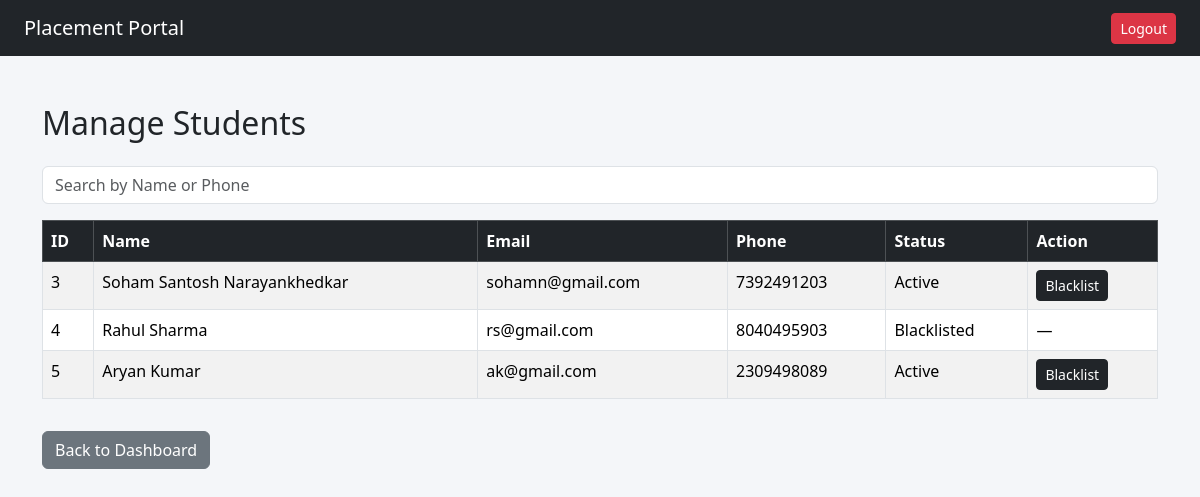
Before: /admin/students (signed in) with the older database file.
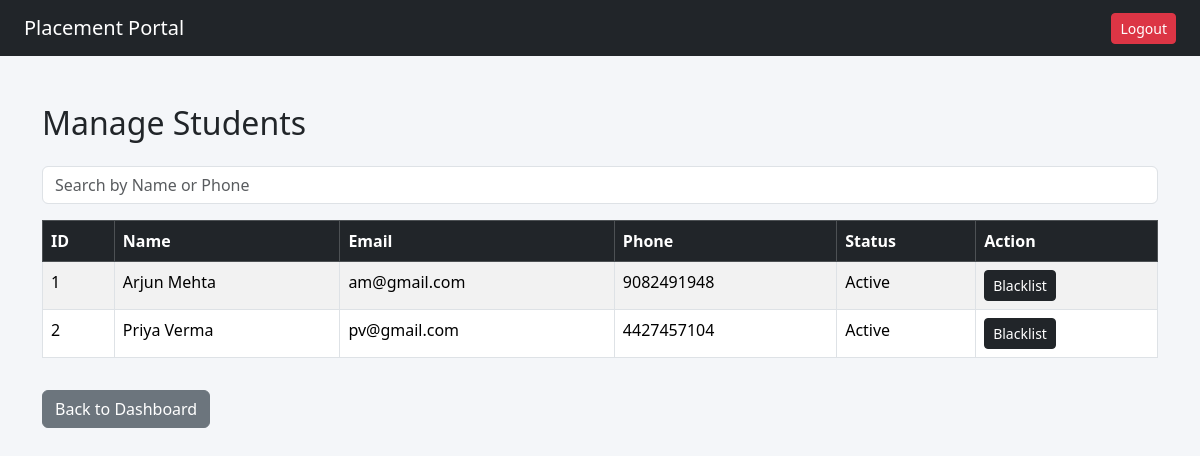
After: the same page with the newer database file.
### tables this page shows
CREATE TABLE student (
           id INTEGER PRIMARY KEY AUTOINCREMENT,
           name TEXT NOT NULL,
           email TEXT UNIQUE NOT NULL,
           password TEXT NOT NULL,
           phone TEXT,
           resume_path TEXT,
           is_active INTEGER DEFAULT 1,
           created_at TEXT
        );

### app.py (the view)
@app.route('/admin/students')
def manage_students():
    if session.get('role') != 'admin':
        return redirect('/')
    search = request.args.get('search')
    conn = get_connection()
    cursor = conn.cursor()
    if search:
        cursor.execute("""
            SELECT * FROM student
            WHERE name LIKE ?
               OR phone LIKE ?
               OR id LIKE ?
        """, (f'%{search}%', f'%{search}%', f'%{search}%'))
    else:
        cursor.execute("SELECT * FROM student")
    students = cursor.fetchall()
    conn.close()
    return render_template("admin/students.html", students=students)

### database.py (called while the page is built)
def get_connection():
    conn = sqlite3.connect(DB_NAME)
    conn.row_factory = sqlite3.Row
    return conn

### templates/admin/students.html
{% extends "base.html" %}
{% block content %}
<h2 class="mb-4">Manage Students</h2>
<form method="GET" class="mb-3">
    <input type="text"
           name="search"
           class="form-control"
           placeholder="Search by Name or Phone">
</form>
<table class="table table-bordered table-striped">
    <thead class="table-dark">
        <tr>
            <th>ID</th>
            <th>Name</th>
            <th>Email</th>
            <th>Phone</th>
            <th>Status</th>
            <th>Action</th>
        </tr>
    </thead>
    <tbody>
        {% for student in students %}
        <tr>
            <td>{{ student.id }}</td>
            <td>{{ student.name }}</td>
            <td>{{ student.email }}</td>
            <td>{{ student.phone }}</td>
            <td>
                {% if student.is_active == 1 %}
                    Active
                {% else %}
                    Blacklisted
                {% endif %}
            </td>
            <td>
                {% if student.is_active == 1 %}
                <form action="/admin/blacklist/student/{{ student.id }}"
                      method="POST"
                      style="display:inline;">
                    <button type="submit"
                            class="btn btn-dark btn-sm">
                        Blacklist
                    </button>
                </form>
                {% else %}
                    —
                {% endif %}
            </td>
        </tr>
        {% endfor %}
    </tbody>
</table>
<a href="/admin/dashboard" class="btn btn-secondary mt-3">
    Back to Dashboard
</a>
{% endblock %}

### templates/base.html (shortened to what this page needs)
<!DOCTYPE html>
<html>
<head>
    <link href="https://cdn.jsdelivr.net/npm/bootstrap@5.3.2/dist/css/bootstrap.min.css" rel="stylesheet">
    <link rel="stylesheet" href="{{ url_for('static', filename='style.css') }}">
</head>
<body>
<nav class="navbar navbar-dark bg-dark px-4">
    <a class="navbar-brand" href="/">Placement Portal</a>
    {% if session.get('user_id') %}
        <a href="/logout" class="btn btn-danger btn-sm">Logout</a>
    {% endif %}
</nav>
<div class="container mt-5">
    {% block content %}{% endblock %}
</div>
</body>
</html>

### static/style.css (style rules this page uses)
body { background-color: #f4f6f9; }

Changed rows visible on the page:
removed student: id "3", name "Soham Santosh Narayankhedkar", email "sohamn@gmail.com", phone "7392491203", is_active "Active"
removed student: id "4", name "Rahul Sharma", email "rs@gmail.com", phone "8040495903", is_active "Blacklisted"
removed student: id "5", name "Aryan Kumar", email "ak@gmail.com", phone "2309498089", is_active "Active"
added student: id "1", name "Arjun Mehta", email "am@gmail.com", phone "9082491948", is_active "Active"
added student: id "2", name "Priya Verma", email "pv@gmail.com", phone "4427457104", is_active "Active"
